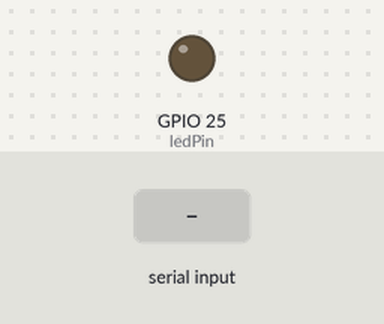
A sketch run on a simulated ESP32. Parts: output pins drawn as LEDs (lit = HIGH). The test bench sets the inputs (shaded band).

Above: at 1.2 s.
1.3 s: "A" received over Serial
At 2.1 s:
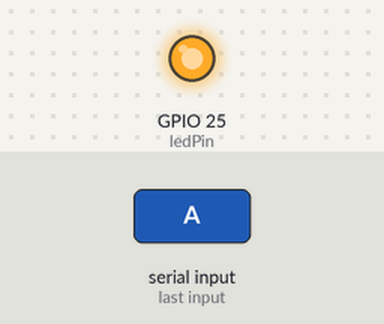
Timing chart, 0 to 4.3 s (numbered marks = the images above; inputs shaded):
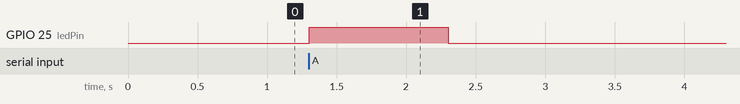

Measured:
- after the input at 1.3 s, GPIO 25 (ledPin): LOW → HIGH at once, → LOW 1.0 s later

The sketch:

sleep_f.ino
```cpp
#define ledPin 25
#define on HIGH
#define off LOW
byte val; //受け取る

void vibration() {
  digitalWrite(ledPin, on);
  delay(500);
  digitalWrite(ledPin, on);
  delay(500);
  digitalWrite(ledPin, off);
}

void setup() {
  Serial.begin(115200);
  pinMode(ledPin, OUTPUT);
}

void loop() {
  delay(100);
  if(Serial.available() > 0){ // 受信データがあるか？
    val = Serial.read();//ser.write(b'A')からのシリアルで送られたものを入れる // 1文字だけ読み込む
      if(val == 'A'){
        vibration();// put your setup code here, to run once:
      }
  }
}
```
